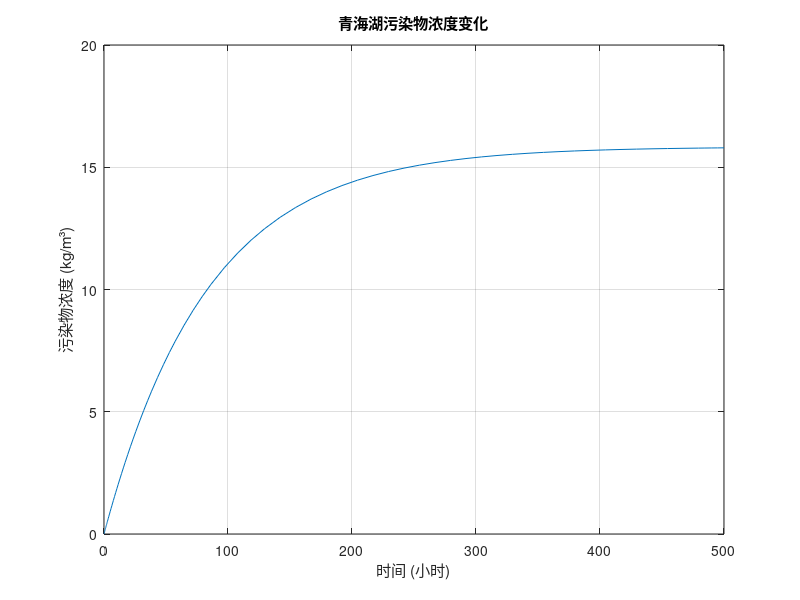

Write the MATLAB code that produced this figure.
In = 0.51;
Out = 0.32;
D = 0.012;
C0 = 0;


tspan = [0, 500];

[t, C] = ode45(@(t, y) In - Out - D * y, tspan, C0)

plot(t, C);
xlabel('时间 (小时)');
ylabel('污染物浓度 (kg/m³)');
title('青海湖污染物浓度变化');
grid on;
